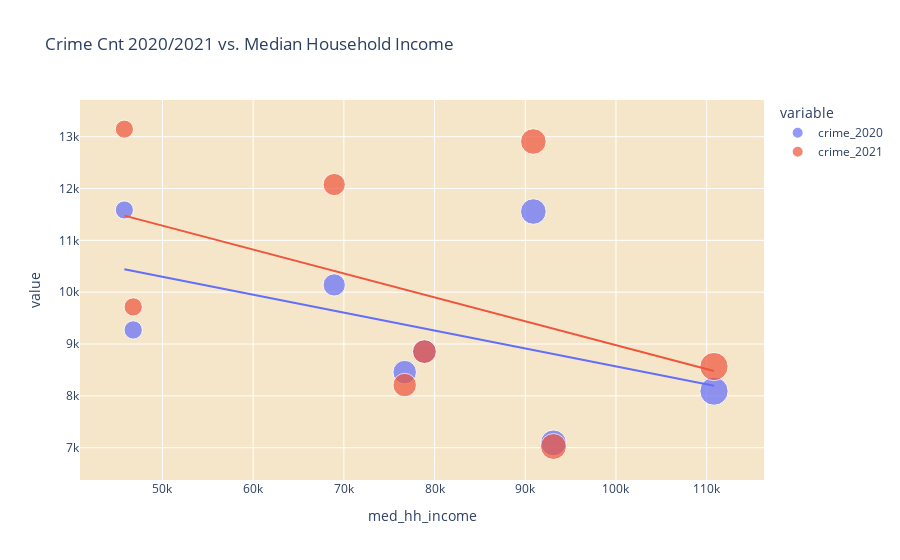

Notebook code for this chart:
### Code cell
px.scatter(df, 
            y=['crime_2020', 'crime_2021'],
            x='med_hh_income',
              trendline='ols', 
          size='med_hh_income',
          title='Crime Cnt 2020/2021 vs. Median Household Income')\
.update_layout(template=dict(layout=dict(plot_bgcolor='#f5e6ca')))

### Figure 1 — Plotly figure (JSON) as saved in the notebook; plotly's stock layout.template omitted (floating-point values rounded to 4 significant figures)
{"data": [{"hovertemplate": "variable=crime_2020<br>med_hh_income=%{marker.size}<br>value=%{y}<extra></extra>", "legendgroup": "crime_2020", "marker": {"color": "#636efa", "size": [45800.0, 46770.0, 68940.0, 90890.0, 78880.0, 93110.0, 76706, 110807], "sizemode": "area", "sizeref": 277.0, "symbol": "circle"}, "mode": "markers", "name": "crime_2020", "orientation": "v", "showlegend": true, "type": "scatter", "x": [45800.0, 46770.0, 68940.0, 90890.0, 78880.0, 93110.0, 76706, 110807], "xaxis": "x", "y": [11586, 9272, 10140, 11556, 8856, 7093, 8458, 8091], "yaxis": "y"}, {"hovertemplate": "<b>OLS trendline</b><br>value = -0.0345417 * med_hh_income + 12023.5<br>R<sup>2</sup>=0.232594<br><br>variable=crime_2020<br>med_hh_income=%{x}<br>value=%{y} <b>(trend)</b><extra></extra>", "legendgroup": "crime_2020", "marker": {"color": "#636efa", "symbol": "circle"}, "mode": "lines", "name": "crime_2020", "showlegend": false, "type": "scatter", "x": [45800.0, 46770.0, 68940.0, 76706, 78880.0, 90890.0, 93110.0, 110807], "xaxis": "x", "y": [10440.0, 10410.0, 9642.0, 9374.0, 9299.0, 8884.0, 8807.0, 8196.0], "yaxis": "y"}, {"hovertemplate": "variable=crime_2021<br>med_hh_income=%{marker.size}<br>value=%{y}<extra></extra>", "legendgroup": "crime_2021", "marker": {"color": "#EF553B", "size": [45800.0, 46770.0, 68940.0, 90890.0, 78880.0, 93110.0, 76706, 110807], "sizemode": "area", "sizeref": 277.0, "symbol": "circle"}, "mode": "markers", "name": "crime_2021", "orientation": "v", "showlegend": true, "type": "scatter", "x": [45800.0, 46770.0, 68940.0, 90890.0, 78880.0, 93110.0, 76706, 110807], "xaxis": "x", "y": [13145, 9716, 12077, 12907, 8853, 7023, 8208, 8566], "yaxis": "y"}, {"hovertemplate": "<b>OLS trendline</b><br>value = -0.0461304 * med_hh_income + 13590.3<br>R<sup>2</sup>=0.197979<br><br>variable=crime_2021<br>med_hh_income=%{x}<br>value=%{y} <b>(trend)</b><extra></extra>", "legendgroup": "crime_2021", "marker": {"color": "#EF553B", "symbol": "circle"}, "mode": "lines", "name": "crime_2021", "showlegend": false, "type": "scatter", "x": [45800.0, 46770.0, 68940.0, 76706, 78880.0, 90890.0, 93110.0, 110807], "xaxis": "x", "y": [11480.0, 11430.0, 10410.0, 10050.0, 9951.0, 9397.0, 9295.0, 8479.0], "yaxis": "y"}], "layout": {"legend": {"itemsizing": "constant", "title": {"text": "variable"}, "tracegroupgap": 0}, "title": {"text": "Crime Cnt 2020/2021 vs. Median Household Income"}, "xaxis": {"anchor": "y", "domain": [0, 1], "title": {"text": "med_hh_income"}}, "yaxis": {"anchor": "x", "domain": [0, 1], "title": {"text": "value"}}}}
